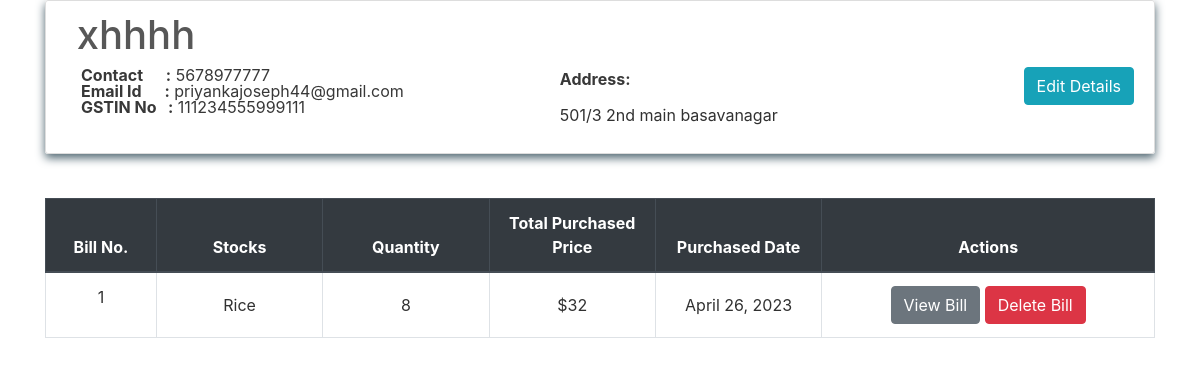
/transactions/suppliers/xhhhh, run on the app's committed database.
### transactions/views.py (the view)
class SupplierView(View):
    def get(self, request, name):
        supplierobj = get_object_or_404(Supplier, name=name)
        bill_list = PurchaseBill.objects.filter(supplier=supplierobj)
        page = request.GET.get('page', 1)
        paginator = Paginator(bill_list, 10)
        try:
            bills = paginator.page(page)
        except PageNotAnInteger:
            bills = paginator.page(1)
        except EmptyPage:
            bills = paginator.page(paginator.num_pages)
        context = {
            'supplier'  : supplierobj,
            'bills'     : bills
        }
        return render(request, 'suppliers/supplier.html', context)

### transactions/templates/suppliers/supplier.html (shortened to what this page needs)
{% extends "base.html" %}
{% block content %}
    <div class="content-section">
        <div class="media">
            <div class="media-body">
                <h2 style="color:#575757;" class="account-heading">&nbsp;{{ supplier.name }}</h2>
                <a href="{% url 'edit-supplier' supplier.pk %}" class="btn btn-info" style="float: right;">Edit Details</a>
                <div class="row">
                    <div class="col-md-6">
                        <p class="fal">
                            <b>Contact &nbsp; &nbsp;&nbsp; :</b> {{ supplier.phone }} <br>
                            <b>Email Id &nbsp;&nbsp;&nbsp;&nbsp; :</b> {{ supplier.email }} <br>
                            <b>GSTIN No &nbsp; :</b> {{ supplier.gstin }} <br>
                        </p>
                    </div>
                    <div class="col-md-6">
                        <p class="fal">
                            <b>Address:</b> <br> {{ supplier.address|linebreaks }}
                        </p>
                    </div>
                </div>
            </div>
        </div>
    </div>
    <table class="table table-css table-hover table-bordered">
        <br>
        <thead class="thead-dark align-middle">
            <tr>
                <th width="10%">Bill No.</th>
                <th width="15%">Stocks</th>
                <th width="15%">Quantity</th>
                <th width="15%">Total Purchased Price</th>
                <th width="15%">Purchased Date</th>
                <th width="30%">Actions</th>
            </tr>
        </thead>
        <tbody>
            {% for purchase in bills %}
            <tr>
                <td class="align-middle"> <p>{{ purchase.billno }}</p> </td>
                <td class="align-middle">{% for item in purchase.get_items_list %} {{ item.stock.name }} <br> {% endfor %}</td>
                <td class="align-middle">{% for item in purchase.get_items_list %} {{ item.quantity }} <br> {% endfor %}</td>
                <td class="align-middle">${{ purchase.get_total_price }}</td>
                <td class="align-middle">{{ purchase.time.date }}</td>
                <td class="align-middle"> <a href="{% url 'purchase-bill' purchase.billno %}" class="btn btn-secondary">View Bill</a> <a href="{% url 'delete-purchase' purchase.pk %}" class="btn btn-danger">Delete Bill</a> </td>
            </tr>
            {% endfor %}
        </tbody>
    </table>
</div>
{% endblock content %}

### static/css/main.css (style rules this page uses)
body, html { height: 100%; }
.fal { color: #383838; }
p { color: rgb(49, 49, 49); }
a { color: #55b159; }
.table-css { color: #313131; }
h1, h2, h3, h4, h5, h6 { color: #ffffff; }
.content-section { background: transparent; box-shadow: 0 4px 10px #4e6570; color: rgb(36, 36, 36); padding: 10px 20px; border: 1px solid #dddddd; border-radius: 3px; margin-bottom: 20px; }
.account-heading { font-size: 2.5rem; }
.align-middle { text-align: center; }

### data on the page
Supplier: name "xhhhh", phone "5678977777", email "priyankajoseph44@gmail.com", gstin "111234555999111", address "501/3 2nd main basavanagar"
PurchaseBill: billno "1", get_total_price "32", time "April 26, 2023"
PurchaseItem: stock.name "Rice", quantity "8"
